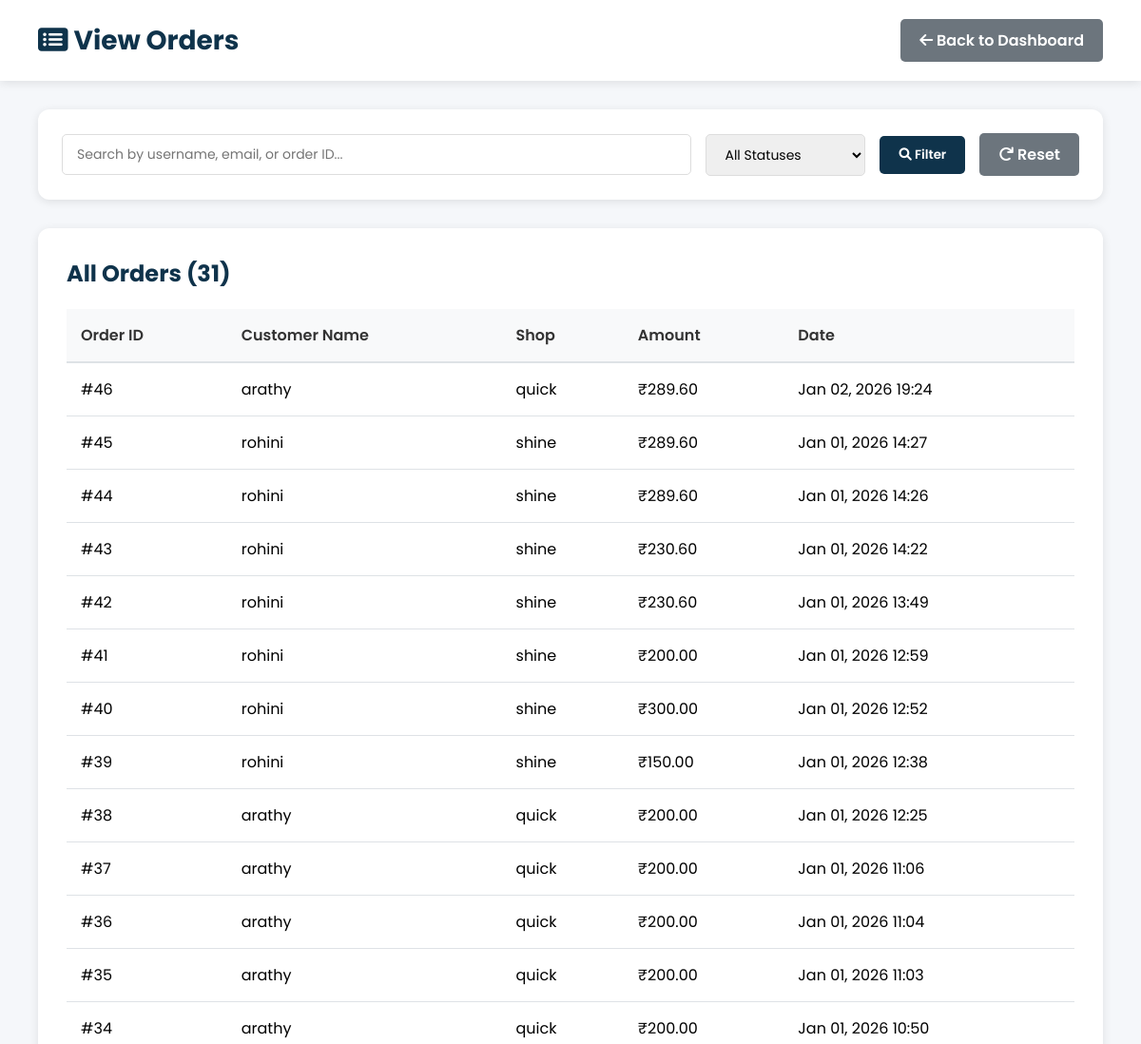
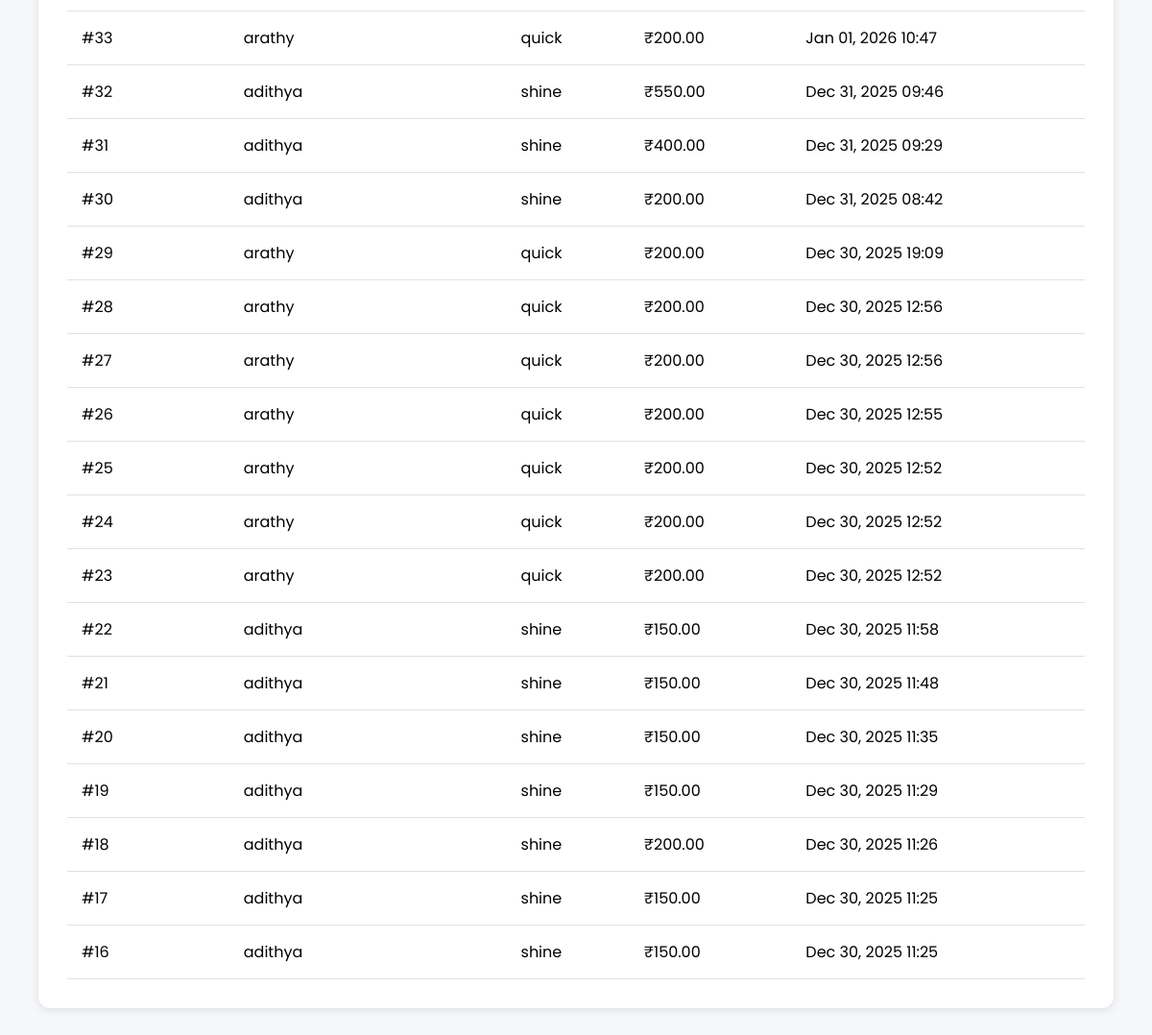
The page /admin-panel/orders/ (signed in) on the database as committed earlier (2 pictures, top to bottom).
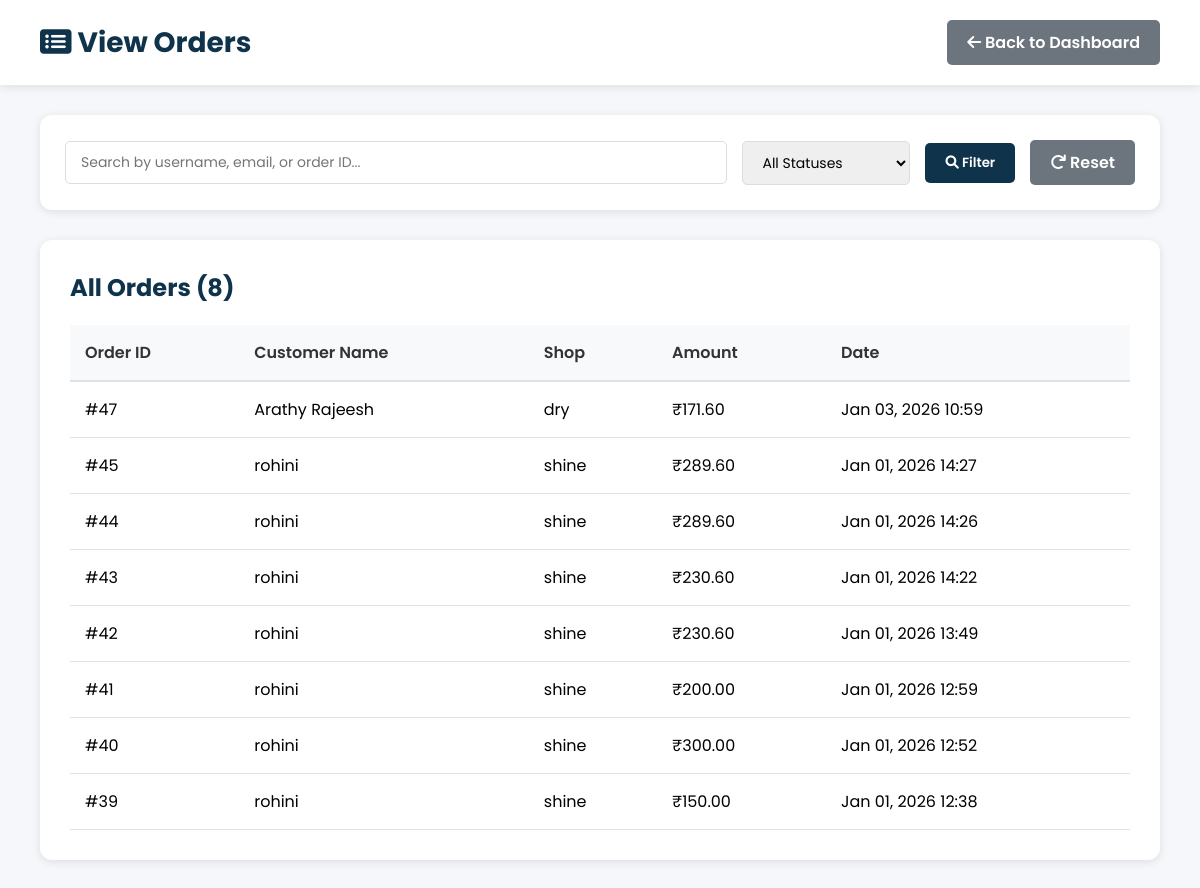
The same page on the database as committed later.
### shop/models.py (models this page shows, shortened)
class Order(models.Model):
    STATUS_CHOICES = [
        ('Pending', 'Pending'),
        ('Pickup', 'Pickup'),
        ('Washing', 'Washing'),
        ('Drying', 'Drying'),
        ('Ironing', 'Ironing'),
        ('Ready', 'Ready for Pickup'),
        ('Completed', 'Completed'),
    ]
    PAYMENT_CHOICES = [
        ('Pending', 'Pending'),
        ('Completed', 'Completed'),
    ]
    user = models.ForeignKey(User, on_delete=models.CASCADE)
    shop = models.ForeignKey(LaundryShop, on_delete=models.CASCADE)
    branch = models.ForeignKey(Branch, on_delete=models.CASCADE, blank=True, null=True)
    base_amount = models.DecimalField(max_digits=10, decimal_places=2, default=0)
    platform_fee = models.DecimalField(max_digits=10, decimal_places=2, default=0)
    delivery_fee = models.DecimalField(max_digits=10, decimal_places=2, default=0)
    gst_amount = models.DecimalField(max_digits=10, decimal_places=2, default=0)
    amount = models.DecimalField(
        max_digits=10,
        decimal_places=2,
        help_text="Final payable amount (base + fees + GST)"
    )
    cloth_status = models.CharField(
        max_length=20,
        choices=STATUS_CHOICES,
        default='Pending'
    )
    payment_status = models.CharField(
        max_length=20,
        choices=PAYMENT_CHOICES,
        default='Pending'
    )
    pickup_date = models.DateTimeField(blank=True, null=True)
    delivery_date = models.DateTimeField(blank=True, null=True)
    delivery_name = models.CharField(max_length=100, blank=True)
    delivery_address = models.TextField(blank=True)
    delivery_phone = models.CharField(max_length=15, blank=True)
    special_instructions = models.TextField(blank=True)
    created_at = models.DateTimeField(default=timezone.now)
    delay_notified = models.BooleanField(default=False)
    thank_you_sent = models.BooleanField(default=False)
    razorpay_payment_id = models.CharField(max_length=100, blank=True, null=True)
    razorpay_order_id = models.CharField(max_length=100, blank=True, null=True)

class LaundryShop(models.Model):
    name = models.CharField(max_length=100, unique=True)
    email = models.EmailField(unique=True)
    password = models.CharField(max_length=128, blank=True)
    address = models.TextField(blank=True)
    phone = models.CharField(max_length=15, blank=True)
    city = models.CharField(max_length=100, blank=True)
    latitude = models.FloatField(blank=True, null=True)
    longitude = models.FloatField(blank=True, null=True)
    is_approved = models.BooleanField(default=False)
    is_open = models.BooleanField(default=True)
    created_at = models.DateTimeField(default=timezone.now)
    razorpay_account_id = models.CharField(
        max_length=100,
        blank=True,
        null=True,
        help_text="Razorpay Account ID for marketplace payments"
    )
    razorpay_key_id = models.CharField(
        max_length=100,
        blank=True,
        null=True,
        help_text="Razorpay Key ID for shop payments"
    )
    razorpay_key_secret = models.CharField(
        max_length=100,
        blank=True,
        null=True,
        help_text="Razorpay Key Secret for shop payments"
    )
    bank_account_holder_name = models.CharField(
        max_length=100,
        blank=True,
        null=True,
        help_text="Account holder name as per bank records"
    )
    bank_account_number = models.CharField(
        max_length=50,
        blank=True,
        null=True,
        help_text="Bank account number"
    )
    bank_ifsc_code = models.CharField(
        max_length=11,
        blank=True,
        null=True,
        help_text="IFSC code (e.g., HDFC0001234)"
    )
    bank_name = models.CharField(
        max_length=100,
        blank=True,
        null=True,
        help_text="Bank name (e.g., HDFC Bank, SBI)"
    )
    bank_branch = models.CharField(
        max_length=100,
        blank=True,
        null=True,
        help_text="Bank branch name"
    )
    bank_account_type = models.CharField(
        max_length=20,
        choices=[
            ('Savings', 'Savings'),
            ('Current', 'Current'),
        ],
        blank=True,
        null=True,
        help_text="Type of bank account"
    )

### shop/views.py (the view)
# urls.py: path("admin-panel/orders/", views.admin_orders, name="admin_orders"),
@login_required
@user_passes_test(is_staff_user, login_url='login')
def admin_orders(request):
    status_filter = request.GET.get('status', '')
    search_query = request.GET.get('search', '')
    orders = Order.objects.select_related('user', 'shop').order_by('-created_at')
    if status_filter:
        orders = orders.filter(cloth_status=status_filter)
    if search_query:
        orders = orders.filter(
            Q(user__username__icontains=search_query) |
            Q(user__email__icontains=search_query) |
            Q(id__icontains=search_query)
        )
    approved_shops = LaundryShop.objects.filter(is_approved=True)
    orders = orders.filter(shop__is_approved=True)
    context = {
        'orders': orders,
        'status_choices': Order.STATUS_CHOICES,
        'current_status': status_filter,
        'search_query': search_query,
        'all_shops': approved_shops,  # Only approved shops for reassignment
    }
    return render(request, 'admin_orders.html', context)

### shop/views.py (called while the page is built)
def is_staff_user(user):
    return user.is_authenticated and (user.is_staff or user.is_superuser)

### shop/templates/admin_orders.html (shortened to what this page needs)
{% load static %}
<!DOCTYPE html>
<html lang="en">
<head>
    <link rel="stylesheet" href="https://cdnjs.cloudflare.com/ajax/libs/font-awesome/6.0.0-beta3/css/all.min.css">
</head>
<body>
    <div class="admin-header">
        <h1><i class="fas fa-list-alt"></i> {% if title %}{{ title }}{% else %}View Orders{% endif %}</h1>
        <div>
            <a href="{% url 'admin_dashboard' %}" class="btn btn-secondary">
                <i class="fas fa-arrow-left"></i> Back to Dashboard
            </a>
        </div>
    </div>
    <div class="admin-container">
        <div class="filters">
            <form method="get" style="display: flex; gap: 15px; flex-wrap: wrap; width: 100%; align-items: center;">
                <input type="text" name="search" placeholder="Search by username, email, or order ID..." value="{{ search_query }}">
                <select name="status">
                    <option value="">All Statuses</option>
                </select>
                <button type="submit" class="btn btn-primary">
                    <i class="fas fa-search"></i> Filter
                </button>
                <a href="{% url 'admin_orders' %}" class="btn btn-secondary">
                    <i class="fas fa-redo"></i> Reset
                </a>
            </form>
        </div>
        <div class="dashboard-section">
            <h2 style="margin-bottom: 20px; color: var(--primary-color);">
                {% if title %}{{ title }}{% else %}All Orders{% endif %} ({{ orders.count }})
            </h2>
            {% if orders %}
            <table class="data-table">
                <thead>
                    <tr>
                        <th>Order ID</th>
                        <th>Customer Name</th>
                        <th>Shop</th>
                        <th>Amount</th>
                        <th>Date</th>
                    </tr>
                </thead>
                <tbody>
                    {% for order in orders %}
                    <tr>
                        <td>#{{ order.id }}</td>
                        <td>{{ order.user.get_full_name|default:order.user.username }}</td>
                        <td>{{ order.shop.name|default:"N/A" }}</td>
                        <td>₹{{ order.amount|floatformat:2 }}</td>
                        <td>{{ order.created_at|date:"M d, Y H:i" }}</td>
                    </tr>
                    {% endfor %}
                </tbody>
            </table>
            {% else %}
            <div style="text-align: center; padding: 40px; color: #999;">
                <i class="fas fa-inbox" style="font-size: 48px; margin-bottom: 15px; opacity: 0.5;"></i>
                <p>No orders found</p>
            </div>
            {% endif %}
        </div>
    </div>
</body>
</html>

Rows that differ between the two databases and show on the page:
removed Order: id "46", user.get_full_name "arathy", shop.name "quick", amount "289.60", created_at "Jan 02, 2026 19:24"
removed Order: id "38", user.get_full_name "arathy", shop.name "quick", amount "200.00", created_at "Jan 01, 2026 12:25"
removed Order: id "37", user.get_full_name "arathy", shop.name "quick", amount "200.00", created_at "Jan 01, 2026 11:06"
removed Order: id "36", user.get_full_name "arathy", shop.name "quick", amount "200.00", created_at "Jan 01, 2026 11:04"
removed Order: id "35", user.get_full_name "arathy", shop.name "quick", amount "200.00", created_at "Jan 01, 2026 11:03"
removed Order: id "34", user.get_full_name "arathy", shop.name "quick", amount "200.00", created_at "Jan 01, 2026 10:50"
removed Order: id "33", user.get_full_name "arathy", shop.name "quick", amount "200.00", created_at "Jan 01, 2026 10:47"
removed Order: id "32", user.get_full_name "adithya", shop.name "shine", amount "550.00", created_at "Dec 31, 2025 09:46"
removed Order: id "31", user.get_full_name "adithya", shop.name "shine", amount "400.00", created_at "Dec 31, 2025 09:29"
removed Order: id "30", user.get_full_name "adithya", shop.name "shine", amount "200.00", created_at "Dec 31, 2025 08:42"
removed Order: id "29", user.get_full_name "arathy", shop.name "quick", amount "200.00", created_at "Dec 30, 2025 19:09"
removed Order: id "28", user.get_full_name "arathy", shop.name "quick", amount "200.00", created_at "Dec 30, 2025 12:56"
removed Order: id "27", user.get_full_name "arathy", shop.name "quick", amount "200.00", created_at "Dec 30, 2025 12:56"
removed Order: id "26", user.get_full_name "arathy", shop.name "quick", amount "200.00", created_at "Dec 30, 2025 12:55"
removed Order: id "25", user.get_full_name "arathy", shop.name "quick", amount "200.00", created_at "Dec 30, 2025 12:52"
removed Order: id "24", user.get_full_name "arathy", shop.name "quick", amount "200.00", created_at "Dec 30, 2025 12:52"
removed Order: id "23", user.get_full_name "arathy", shop.name "quick", amount "200.00", created_at "Dec 30, 2025 12:52"
removed Order: id "22", user.get_full_name "adithya", shop.name "shine", amount "150.00", created_at "Dec 30, 2025 11:58"
removed Order: id "21", user.get_full_name "adithya", shop.name "shine", amount "150.00", created_at "Dec 30, 2025 11:48"
removed Order: id "20", user.get_full_name "adithya", shop.name "shine", amount "150.00", created_at "Dec 30, 2025 11:35"
removed Order: id "19", user.get_full_name "adithya", shop.name "shine", amount "150.00", created_at "Dec 30, 2025 11:29"
removed Order: id "18", user.get_full_name "adithya", shop.name "shine", amount "200.00", created_at "Dec 30, 2025 11:26"
removed Order: id "17", user.get_full_name "adithya", shop.name "shine", amount "150.00", created_at "Dec 30, 2025 11:25"
removed Order: id "16", user.get_full_name "adithya", shop.name "shine", amount "150.00", created_at "Dec 30, 2025 11:25"
added Order: id "47", user.get_full_name "Arathy Rajeesh", shop.name "dry", amount "171.60", created_at "Jan 03, 2026 10:59"
Other text that changed with them:
{{ orders.count }}: "31" → "8"
